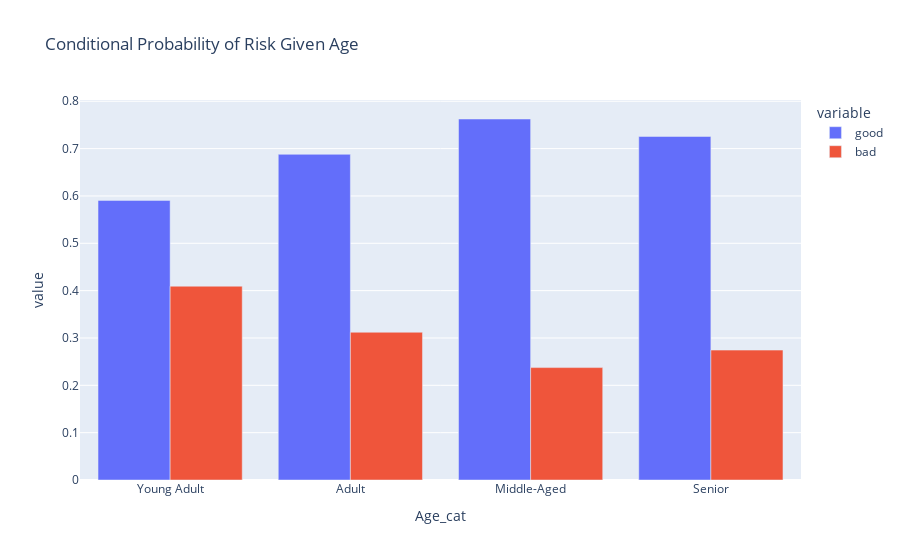
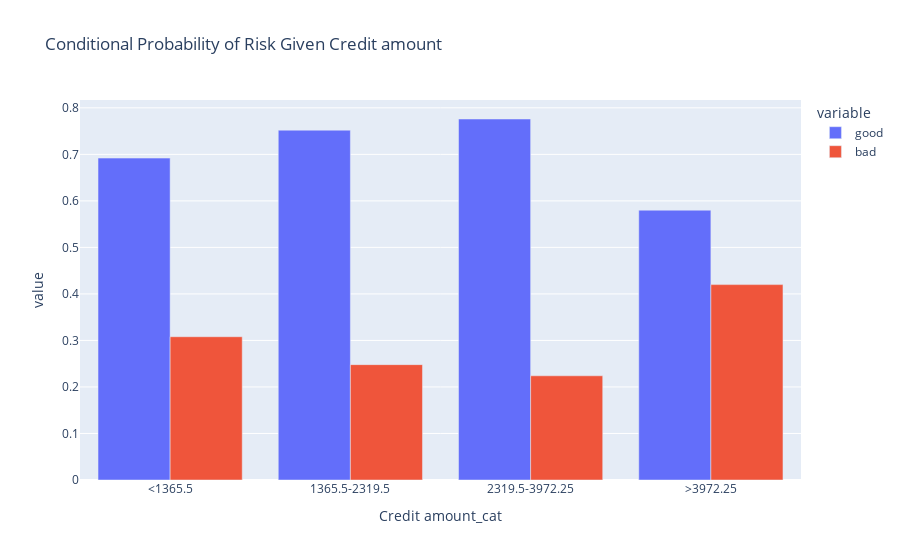
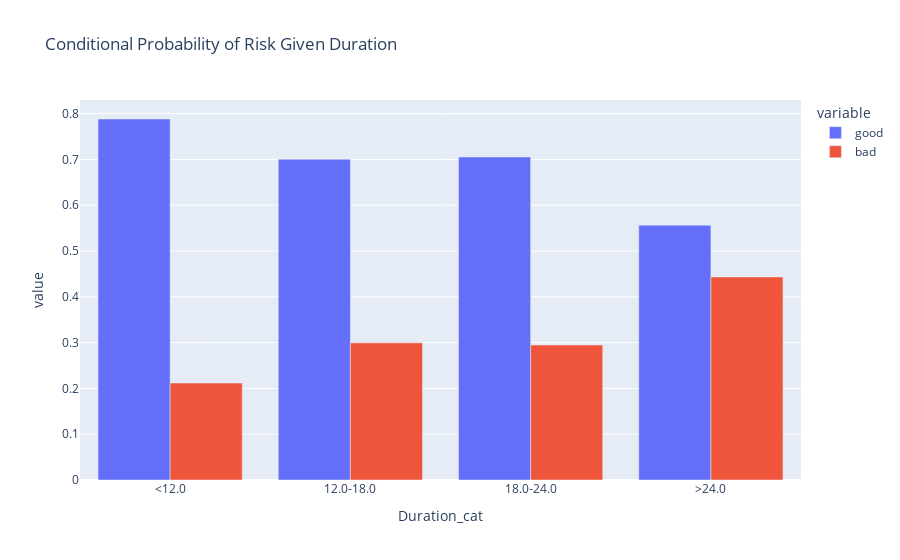

The code cell stored with these charts, in order, in its notebook:
### Code cell
for col in numeric_cols:
    conditional_prob = df.groupby(col + '_cat')['Risk'].value_counts(normalize=True).unstack().reset_index()
    fig = exp.bar(conditional_prob, x=col + '_cat', y=['good', 'bad'],
            barmode='group',
            title=f'Conditional Probability of Risk Given {col}')
    fig.show()

### Figure 1 — Plotly figure (JSON) as saved in the notebook; plotly's stock layout.template omitted (floating-point values rounded to 4 significant figures)
{"data": [{"alignmentgroup": "True", "hovertemplate": "variable=good<br>Age_cat=%{x}<br>value=%{y}<extra></extra>", "legendgroup": "good", "marker": {"color": "#636efa", "pattern": {"shape": ""}}, "name": "good", "offsetgroup": "good", "orientation": "v", "showlegend": true, "textposition": "auto", "type": "bar", "x": ["Young Adult", "Adult", "Middle-Aged", "Senior"], "xaxis": "x", "y": [0.5906, 0.6879, 0.7625, 0.7257], "yaxis": "y"}, {"alignmentgroup": "True", "hovertemplate": "variable=bad<br>Age_cat=%{x}<br>value=%{y}<extra></extra>", "legendgroup": "bad", "marker": {"color": "#EF553B", "pattern": {"shape": ""}}, "name": "bad", "offsetgroup": "bad", "orientation": "v", "showlegend": true, "textposition": "auto", "type": "bar", "x": ["Young Adult", "Adult", "Middle-Aged", "Senior"], "xaxis": "x", "y": [0.4094, 0.3121, 0.2375, 0.2743], "yaxis": "y"}], "layout": {"barmode": "group", "legend": {"title": {"text": "variable"}, "tracegroupgap": 0}, "title": {"text": "Conditional Probability of Risk Given Age"}, "xaxis": {"anchor": "y", "domain": [0, 1], "title": {"text": "Age_cat"}}, "yaxis": {"anchor": "x", "domain": [0, 1], "title": {"text": "value"}}}}

### Figure 2 — Plotly figure (JSON) as saved in the notebook; plotly's stock layout.template omitted (floating-point values rounded to 4 significant figures)
{"data": [{"alignmentgroup": "True", "hovertemplate": "variable=good<br>Credit amount_cat=%{x}<br>value=%{y}<extra></extra>", "legendgroup": "good", "marker": {"color": "#636efa", "pattern": {"shape": ""}}, "name": "good", "offsetgroup": "good", "orientation": "v", "showlegend": true, "textposition": "auto", "type": "bar", "x": ["<1365.5", "1365.5-2319.5", "2319.5-3972.25", ">3972.25"], "xaxis": "x", "y": [0.692, 0.752, 0.776, 0.58], "yaxis": "y"}, {"alignmentgroup": "True", "hovertemplate": "variable=bad<br>Credit amount_cat=%{x}<br>value=%{y}<extra></extra>", "legendgroup": "bad", "marker": {"color": "#EF553B", "pattern": {"shape": ""}}, "name": "bad", "offsetgroup": "bad", "orientation": "v", "showlegend": true, "textposition": "auto", "type": "bar", "x": ["<1365.5", "1365.5-2319.5", "2319.5-3972.25", ">3972.25"], "xaxis": "x", "y": [0.308, 0.248, 0.224, 0.42], "yaxis": "y"}], "layout": {"barmode": "group", "legend": {"title": {"text": "variable"}, "tracegroupgap": 0}, "title": {"text": "Conditional Probability of Risk Given Credit amount"}, "xaxis": {"anchor": "y", "domain": [0, 1], "title": {"text": "Credit amount_cat"}}, "yaxis": {"anchor": "x", "domain": [0, 1], "title": {"text": "value"}}}}

### Figure 3 — Plotly figure (JSON) as saved in the notebook; plotly's stock layout.template omitted (floating-point values rounded to 4 significant figures)
{"data": [{"alignmentgroup": "True", "hovertemplate": "variable=good<br>Duration_cat=%{x}<br>value=%{y}<extra></extra>", "legendgroup": "good", "marker": {"color": "#636efa", "pattern": {"shape": ""}}, "name": "good", "offsetgroup": "good", "orientation": "v", "showlegend": true, "textposition": "auto", "type": "bar", "x": ["<12.0", "12.0-18.0", "18.0-24.0", ">24.0"], "xaxis": "x", "y": [0.7883, 0.7005, 0.7054, 0.5565], "yaxis": "y"}, {"alignmentgroup": "True", "hovertemplate": "variable=bad<br>Duration_cat=%{x}<br>value=%{y}<extra></extra>", "legendgroup": "bad", "marker": {"color": "#EF553B", "pattern": {"shape": ""}}, "name": "bad", "offsetgroup": "bad", "orientation": "v", "showlegend": true, "textposition": "auto", "type": "bar", "x": ["<12.0", "12.0-18.0", "18.0-24.0", ">24.0"], "xaxis": "x", "y": [0.2117, 0.2995, 0.2946, 0.4435], "yaxis": "y"}], "layout": {"barmode": "group", "legend": {"title": {"text": "variable"}, "tracegroupgap": 0}, "title": {"text": "Conditional Probability of Risk Given Duration"}, "xaxis": {"anchor": "y", "domain": [0, 1], "title": {"text": "Duration_cat"}}, "yaxis": {"anchor": "x", "domain": [0, 1], "title": {"text": "value"}}}}
